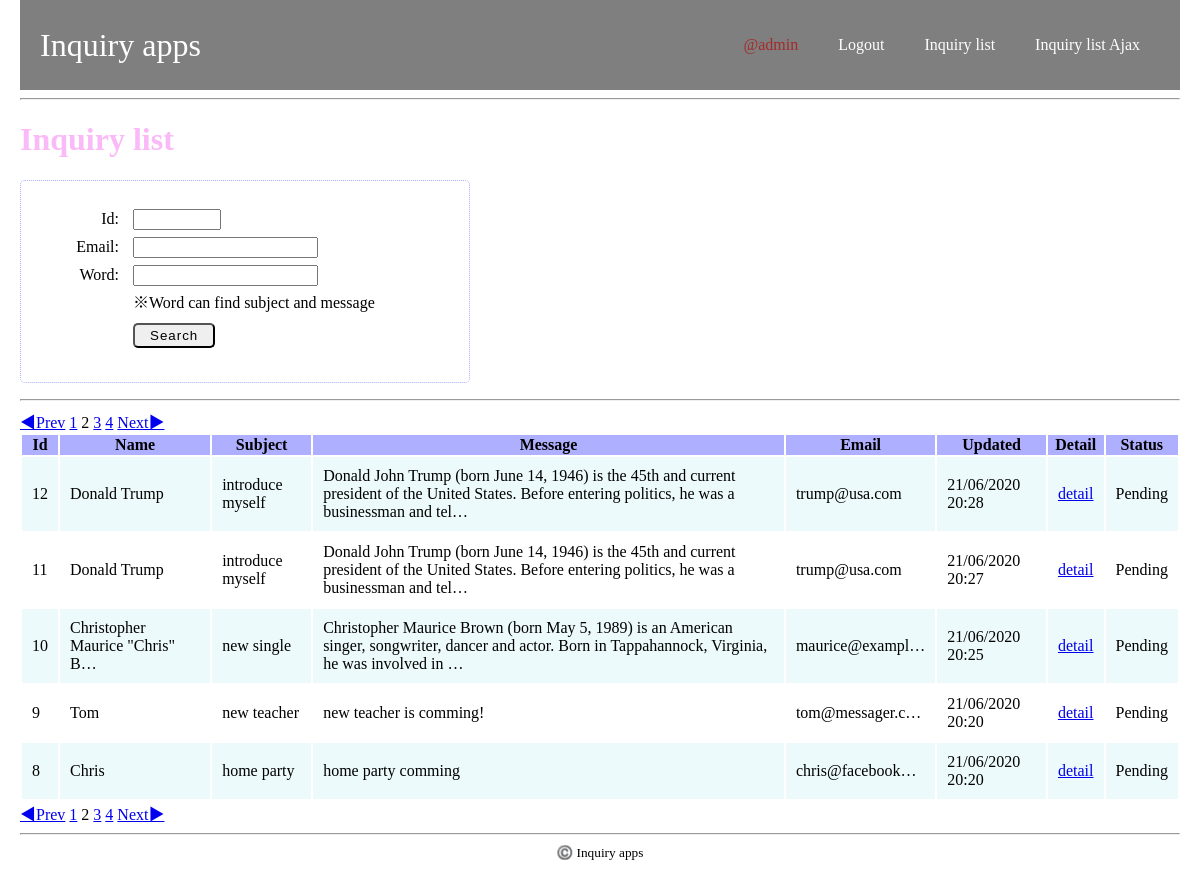
Page /inquiry/list/?email=&page=2 (signed in) on the committed database.
### inquiry_apps/models.py (models this page shows, shortened)
class Inquiry(models.Model):
    class Meta:
        db_table = 'inquiry'
    name = models.CharField(verbose_name='name',
                                max_length=255)
    subject = models.CharField(verbose_name='subject',
                                max_length=255)
    message = models.CharField(verbose_name='message',
                                max_length=500)
    email = models.EmailField(verbose_name='email')
    created_at = models.DateTimeField(verbose_name='created_at',
                                        auto_now_add=True)
    updated_at = models.DateTimeField(verbose_name='updated_at',
                                        auto_now_add=True)
    inquiry_status = models.IntegerField(
        verbose_name='inquiry_status',
        choices=InquiryStatus.INQUIRY_STATUS_CHOICES,
        default=0
    )
    def inquiry_status_as_str(self):
        inquiry_status_as_str = InquiryStatus.status_as_str(self.inquiry_status)
        return inquiry_status_as_str

### inquiry_apps/views.py (the view)
# urls.py: path('inquiry/list/', views.inquiry_list, name='inquiry_list'),
@login_required(login_url='/inquiry/login/')
@require_http_methods(['GET'])
def inquiry_list(request):
    qs = Inquiry.objects.order_by('-updated_at')
    form = InquiryFindForm(request.GET)
    if not form.is_valid():
        return render(request, 'inquiry_apps/inquiry_list.html', {'form': form})
    if form.is_valid():
        id_int = form.cleaned_data['id']
        email_str = form.cleaned_data['email']
        page_int = form.cleaned_data['page']
        word_str = form.cleaned_data['word']
    if email_str is not None:
        qs = qs.filter(email__contains=email_str)
    if id_int is not None:
        qs = qs.filter(id=id_int)
    if word_str is not None:
        qs = qs.filter(Q(subject__contains=word_str) |
                        Q(message__contains=word_str))
    next_page_href = _some_page_href(id_int, email_str, page_int+1, word_str)
    prev_page_href = _some_page_href(id_int, email_str, page_int-1, word_str)
    paginator = Paginator(qs, 5)
    try:
        inquiries_page = paginator.page(page_int)
    except EmptyPage:
        raise Http404('Page does not exist')
    context = {
        'form': form,
        'inquiries_page': inquiries_page,
        'search_email': email_str,
        'next_page_href': next_page_href,
        'prev_page_href': prev_page_href,
    }
    template = loader.get_template('inquiry_apps/inquiry_list.html')
    return HttpResponse(template.render(context, request))

### inquiry_apps/forms.py
class InquiryFindForm(forms.Form):
    id = forms.IntegerField(required=False,
                                min_value=1,
                                max_value=100000)
    email = forms.CharField(required=False,
                                max_length=255)
    page = forms.IntegerField(required=False,
                                max_value=10000,
                                min_value=1,)
    word = forms.CharField(required=False,
                            max_length=1000)
    def clean(self):
        cleaned_data = super().clean()
        return cleaned_data
    def clean_id(self):
        find_id = self.cleaned_data['id']
        return find_id
    def clean_email(self):
        email = self.cleaned_data['email']
        return email
    def clean_page(self):
        page =self.cleaned_data['page']
        if page == None:
            page = 1
        return page
    def clean_word(self):
        word = self.cleaned_data['word']
        return word

### inquiry_apps/models.py (called while the page is built)
    @classmethod
    def status_as_str(cls, inquiry_status):
        if inquiry_status == cls.Pending:
            return cls.INQUIRY_STATUS_CHOICES[0][1]
        elif inquiry_status == cls.Ignore:
            return cls.INQUIRY_STATUS_CHOICES[1][1]
        elif inquiry_status == cls.Completed:
            return cls.INQUIRY_STATUS_CHOICES[2][1]
        else:
            raise RuntimeError('invalid')

### inquiry_apps/views.py (called while the page is built)
def _some_page_href(id, email, current_page, word):
    params = []
    if id:
        params.append('id=%s' % urllib.parse.quote(str(id)))
    if email:
        params.append('email=%s' % urllib.parse.quote(email))
    if current_page:
        params.append('page=%s' % urllib.parse.quote(str(current_page)))
    if word:
        params.append('word=%s' % urllib.parse.quote(word))
    return '?' + '&'.join(params)

### inquiry_apps/templates/inquiry_apps/inquiry_list.html (shortened to what this page needs)
{% extends 'inquiry_apps/base.html' %}
{% block content %}
<h1>Inquiry list</h1>
<form method="get">
    <ul class="search_inquiry_form">
        <li>
            <label for="id">Id:</label>
            <span class="input_field">{{ form.id }}{{ form.id.errors }}</span>
        </li>
        <li>
            <label for="">Email:</label>
            <span class="input_field">{{ form.email }}{{ form.email.erros }}</span>
        </li>
        <li>
            <label for="">Word:</label>
            <span class="input_field">{{ form.word }}{{ form.word.erros }}</span>
        </li>
        <li>
            <span>※Word can find subject and message</span>
        </li>
        <li>
            <button type="submit" class="btn">Search</button>
        </li>
    </ul>
</form>
<hr>
{% if inquiries_page.has_previous %}
<a href="{{ prev_page_href }}">◀︎Prev</a>
{% endif %}
{% for num in inquiries_page.paginator.page_range %}
{% if inquiries_page.number == num %}
<span>{{ num }}</span>
{% else %}
<a href="?email={{ search_email }}&page={{ num }}">{{ num }}</a>
{% endif %}
{% endfor %}
{% if inquiries_page.has_next %}
<a href="{{ next_page_href }}">Next▶︎</a>
{% endif %}
<table class="inquiry_list_table">
    <thead>
        <tr>
            <th>Id</th>
            <th>Name</th>
            <th>Subject</th>
            <th>Message</th>
            <th>Email</th>
            <th>Updated</th>
            <th>Detail</th>
            <th>Status</th>
        </tr>
    </thead>
    <tbody>
        {% for inquiry in inquiries_page %}
        <tr>
            <td>{{ inquiry.id }}</td>
            <td><div class="container"><span>Name</span><span>{{ inquiry.name|truncatechars:30 }}</span></div></td>
            <td><div class="container"><span>Subject</span><span>{{ inquiry.subject|truncatechars:100 }}</span></div></td>
            <td><div class="container"><span>Message</span><span>{{ inquiry.message|truncatechars:150 }}</span></div></td>
            <td><div class="container"><span>Email</span><span>{{ inquiry.email|truncatechars:15 }}</span></div></td>
            <td><div class="container"><span>Updated</span><span>{{ inquiry.updated_at|date:"j/m/Y H:i " }}</span></div></td>
            <td><div class="container"><span>Detail</span><span><a href="{% url 'inquiry_apps:comment_list' inquiry.id %}">detail</a></span></div></td>
            <td><div class="container"><span>Status</span><span>{{ inquiry.inquiry_status_as_str }}</span></div></td>
        </tr>
        {% endfor %}
    </tbody>
</table>
{% if inquiries_page.has_previous %}
<a href="{{ prev_page_href }}">◀︎Prev</a>
{% endif %}
{% for num in inquiries_page.paginator.page_range %}
{% if inquiries_page.number == num %}
<span>{{ num }}</span>
{% else %}
<a href="?email={{ search_email }}&page={{ num }}">{{ num }}</a>
{% endif %}
{% endfor %}
{% if inquiries_page.has_next %}
<a href="{{ next_page_href }}">Next▶︎</a>
{% endif %}
{% endblock %}

### inquiry_apps/templates/inquiry_apps/base.html (shortened to what this page needs)
{% load static %}
<!doctype html>
<html lang="ja">
<head>
    <link rel="stylesheet" href="{% static 'inquiry_apps/css/base.css' %}">
</head>
<body>
    <header class="header">
        <div class="header-bg">
            <div class="header-cat">
                <div class="header-logo">
                    <a href="/">Inquiry apps</a>
                </div>
                <nav class="header-navi">
                    <div class="header-navi-wrap">
                        <ul class="header-navi-list">
                            <li class="header-navi-item"><a href="{% url 'inquiry_apps:edit_profile' %}" style="color:brown;">@{{ user }}</a></li>
                            <li class="header-navi-item"><a href="{% url 'inquiry_apps:inquiry_logout' %}">Logout</a></li>
                            <li class="header-navi-item"><a href="{% url 'inquiry_apps:inquiry_list' %}">Inquiry list</a></li>
                            <li class="header-navi-item"><a href="{% url 'inquiry_apps:inquiry_list_ajax' %}">Inquiry list Ajax</a></li>
                        </ul>
                    </div>
                </nav>
            </div>
        </div>
    </header>
    <div class="content">
        <hr>
        {% block content %}
        {% endblock %}
    </div>
    <hr>
    <div class="footer">
        <small class="copy-right">©️ Inquiry apps</small>
    </div>
</body>
</html>

### inquiry_apps/static/inquiry_apps/css/base.css (style rules this page uses)
html { font-size: 16px; }
body { margin: 0 20px; }
ul, ol { list-style: none; }
h1 { color: rgba(241, 70, 233, 0.377); }
.header { width: 100%; left: 0; top: 0; z-index: 1000; background-color: rgb(000,000,000,.5); }
.header-bg { position: relative; z-index: 2; padding: 20px; flex-wrap: wrap; }
.header-logo a { font-family: cursive; display: block; text-decoration: none; font-size: 2rem; color: #fff; }
.header-cat { display: flex; flex-wrap: wrap; justify-content: space-between; align-items: center; }
.header-navi-list { display: flex; }
.header-navi a { text-decoration: none; padding-left: 20px; padding-right: 20px; font-size: 1rem; color: #fff; }
.search_inquiry_form { width: 400px; padding: 1.5em; border: 1px dotted #aaafff; border-radius: 5px; }
.search_inquiry_form li label { display: inline-block; width: 64px; margin: 5px 10px; text-align: right; }
.search_inquiry_form li button { margin: 10px 0; }
table tr td { padding: 10px; }
.inquiry_list_table thead, .comment_list_table thead { background: rgba(55, 55, 255, .4); }
.inquiry_list_table tr:nth-child(odd) td, .comment_list_table tr:nth-child(odd) td { background: rgba(161, 230, 233, 0.192); }
.btn { padding: 3px 15px; border-radius: 5px; letter-spacing: 1px; }
.footer { text-align: center; }

### rows in the picture
Inquiry: id "12", name "Donald Trump", subject "introduce myself", message "Donald John Trump (born June 14, 1946) is the 45th and current president of the United States. Before entering politics, he was a businessman and tel…", email "trump@usa.com", updated_at "21/06/2020 20:28", inquiry_status_as_str "Pending"
Inquiry: id "11", name "Donald Trump", subject "introduce myself", message "Donald John Trump (born June 14, 1946) is the 45th and current president of the United States. Before entering politics, he was a businessman and tel…", email "trump@usa.com", updated_at "21/06/2020 20:27", inquiry_status_as_str "Pending"
Inquiry: id "10", name "Christopher Maurice \"Chris\" B…", subject "new single", message "Christopher Maurice Brown (born May 5, 1989) is an American singer, songwriter, dancer and actor. Born in Tappahannock, Virginia, he was involved in …", email "maurice@exampl…", updated_at "21/06/2020 20:25", inquiry_status_as_str "Pending"
Inquiry: id "9", name "Tom", subject "new teacher", message "new teacher is comming!", email "tom@messager.c…", updated_at "21/06/2020 20:20", inquiry_status_as_str "Pending"
Inquiry: id "8", name "Chris", subject "home party", message "home party comming", email "chris@facebook…", updated_at "21/06/2020 20:20", inquiry_status_as_str "Pending"

### other values in the picture
{{ user }} "admin"
{{ num }} "1" "3" "4"
{{ num }} "2"
